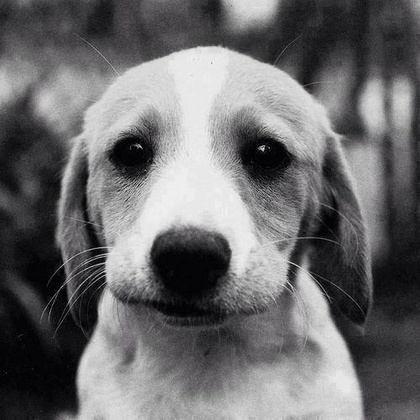
%> input picture ejercicios_clases/Transformaciones_geometricas/p.jpg, 420 x 420 px, shrunk from 500 x 500 before the run
$ octave filtro_laplaciano_logaritmico.m   (GNU Octave 9; MATLAB toolbox functions it lacks are replaced by stand-ins)
%> lines starting %> are read from the running program, lines starting %| are printed output that depends on the picture
[Filename Path]=uigetfile('*.jpg;*.bmp','Abrir imagen');
%> the answer given: Transformaciones_geometricas/p.jpg
if isequal(Filename,0)
    return;
else
a=imread(strcat(Path, Filename));
%> a is the input picture: size 420x420x3 uint8; mean R, G, B 107.5, 107.1, 108.5
subplot(1,3,1)
imshow(a);
title('Imagen Original');

h=fspecial('log',[5,5],0.5);
a1=imfilter(a,h);
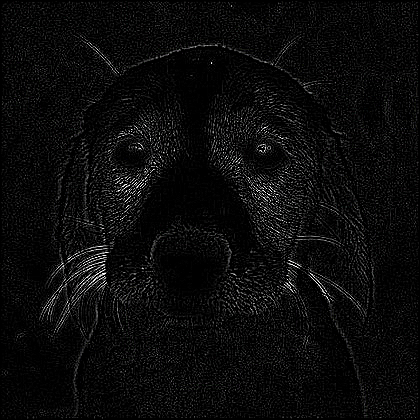
%> a1: size 420x420x3 uint8; mean R, G, B 11.3, 11.3, 11.3
subplot(1,3,2)
imshow(a1);
title('Imagen filtro laplacian logaritmica 5*5 con 0.5');

h=fspecial('log',[7,7],1);
b=imfilter(a,h);
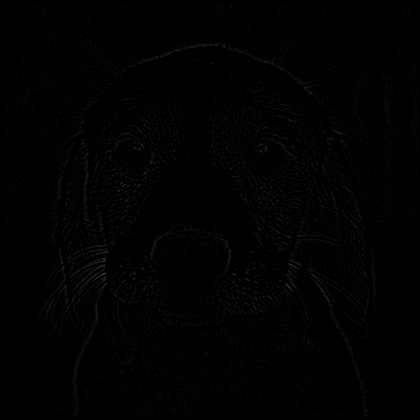
%> b: size 420x420x3 uint8; mean R, G, B 1.6, 1.6, 1.6
subplot(1,3,3)
imshow(b);
title('Imagen filtro laplacian logaritmica 7*7 con 1');
end
